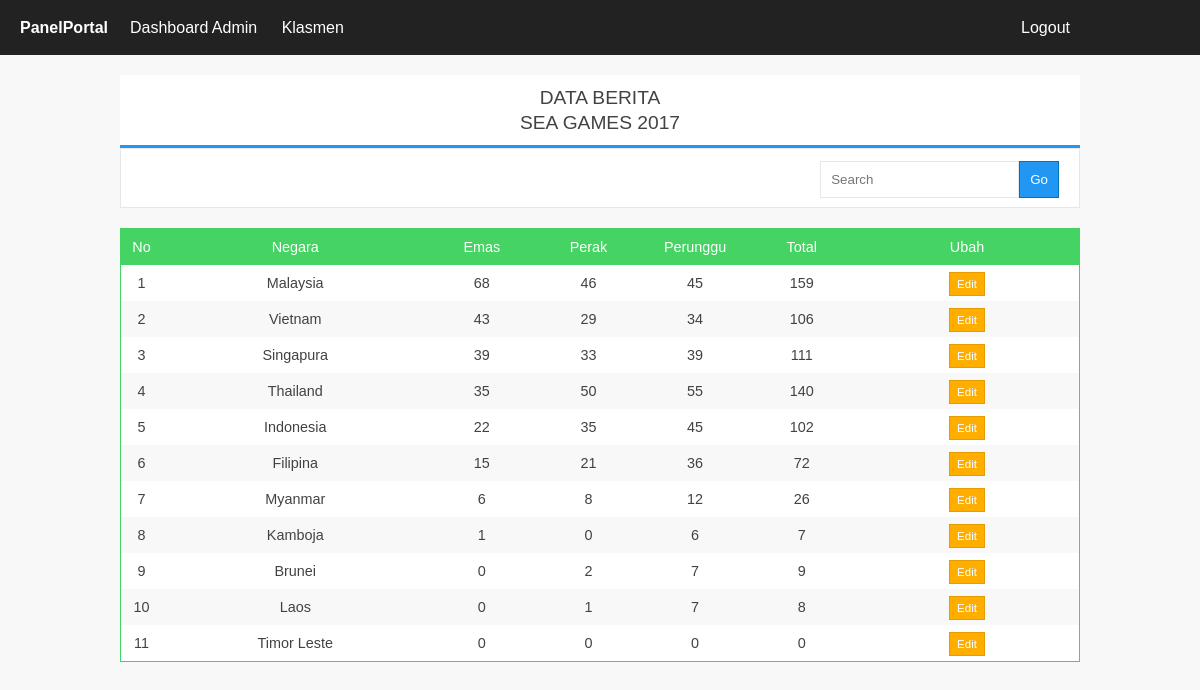
The page /panel/hasil.php (signed in) on the database its author committed.
### tables this page shows
CREATE TABLE IF NOT EXISTS `hasil` (
`id` int(11) NOT NULL,
  `negara` varchar(20) NOT NULL,
  `emas` int(11) NOT NULL,
  `perak` int(11) NOT NULL,
  `perunggu` int(11) NOT NULL
);

### panel/view/fungsi.php (called while the page is built, shortened)
<?php
$link = mysqli_connect('localhost','root','','portal');
function hasil(){
	$query = " SELECT * FROM hasil ORDER BY emas DESC";
	return result($query);
}
function result($query){
	global $link;
	if( $result = mysqli_query($link,$query) ){
		return $result;
	}
}
?>

### panel/hasil.php (the view, shortened to what this page needs)
<?php
require_once 'view/view.php';
$dataku = hasil();
?>
<div class="konten">
	<div class="atas">DATA BERITA<br>SEA GAMES 2017</div>
	<div class="kop">
		<form method="get" action="index.php">
			<input type="text" name="cari" placeholder="Search"><button class="biru">Go</button>
		</form>
	</div>
	<div class="data">
		<table>
			<thead>
				<tr class="hijau">
					<td align="center" width="30">No</td>
					<td align="center" width="250">Negara</td>
					<td align="center" width="100">Emas</td>
					<td align="center" width="100">Perak</td>
					<td align="center" width="100">Perunggu</td>
					<td align="center" width="100">Total</td>
					<td align="center" width="210">Ubah</td>
				</tr>
			</thead>
			<tbody>
			<?php
			$no=0;
			while($row = mysqli_fetch_assoc($dataku)){
				$no++;
			 ?>
				<tr>
					<td align="center" width="30"><?= $no ?></td>
					<td align="center" width="250"><?= $row['negara'] ?></td>
					<td align="center" width="100"><?= $row['emas'] ?></td>
					<td align="center" width="100"><?= $row['perak'] ?></td>
					<td align="center" width="100"><?= $row['perunggu'] ?></td>
					<td align="center" width="100"><?= $row['emas']+$row['perak']+$row['perunggu'] ?></td>
					<td align="center">
						<a href="edit_hasil.php?id=<?= $row['id'] ?>" class="kuning">Edit</a>
					</td>
				</tr>
			<?php } ?>
			</tbody>
		</table>
	</div>
</div>

### panel/view/style.css (style rules this page uses)
* { margin: 0; padding: 0; font-family: sans-serif; font-weight: normal; text-decoration: none; box-sizing: border-box; }
body { background: #f8f8f8; font-size: 16px; color: #424242; }
input, button, textarea { padding: 10px; border:1px solid #e7e7e7; }
input[type="submit"], button { cursor: pointer; text-align: center; }
.biru { background: #2196f3; color: #fff; border: 1px solid #0074b9; }
.hijau { background: #45d363; color: #fff; border: 1px solid #30b34b; }
.kuning { background: #ffae00; color: #fff; border: 1px solid #e49c00; }
.konten { width: 960px; margin: 0 auto; }
.atas { padding: 10px 0px; font-size: 1.2em; text-align: center; background: #fff; line-height: 25px; border-bottom: 3px solid #2196f3 }
.kop { width: 100%; padding: 0px 20px; height: 60px; line-height: 60px; background: #fff; border:1px solid #e7e7e7; margin-bottom: 20px; }
.kop form { float: right; }
table { width: 100%; border-spacing: 0; border: 1px solid #45d363; background: white; font-size: 0.9em; margin-bottom: 20px; }
.data table td { padding: 10px; }
.data table tbody tr:nth-child(even) { background: #f8f8f8; }
.data table a { padding: 5px 7px; font-size: 0.8em; }

### rows shown on the page
hasil: negara "Malaysia", emas "68", perak "46", perunggu "45", $row['emas']+$row['perak']+$row['perunggu'] "159"
hasil: negara "Vietnam", emas "43", perak "29", perunggu "34", $row['emas']+$row['perak']+$row['perunggu'] "106"
hasil: negara "Singapura", emas "39", perak "33", perunggu "39", $row['emas']+$row['perak']+$row['perunggu'] "111"
hasil: negara "Thailand", emas "35", perak "50", perunggu "55", $row['emas']+$row['perak']+$row['perunggu'] "140"
hasil: negara "Indonesia", emas "22", perak "35", perunggu "45", $row['emas']+$row['perak']+$row['perunggu'] "102"
hasil: negara "Filipina", emas "15", perak "21", perunggu "36", $row['emas']+$row['perak']+$row['perunggu'] "72"
hasil: negara "Myanmar", emas "6", perak "8", perunggu "12", $row['emas']+$row['perak']+$row['perunggu'] "26"
hasil: negara "Kamboja", emas "1", perak "0", perunggu "6", $row['emas']+$row['perak']+$row['perunggu'] "7"
hasil: negara "Brunei", emas "0", perak "2", perunggu "7", $row['emas']+$row['perak']+$row['perunggu'] "9"
hasil: negara "Laos", emas "0", perak "1", perunggu "7", $row['emas']+$row['perak']+$row['perunggu'] "8"
hasil: negara "Timor Leste", emas "0", perak "0", perunggu "0", $row['emas']+$row['perak']+$row['perunggu'] "0"
